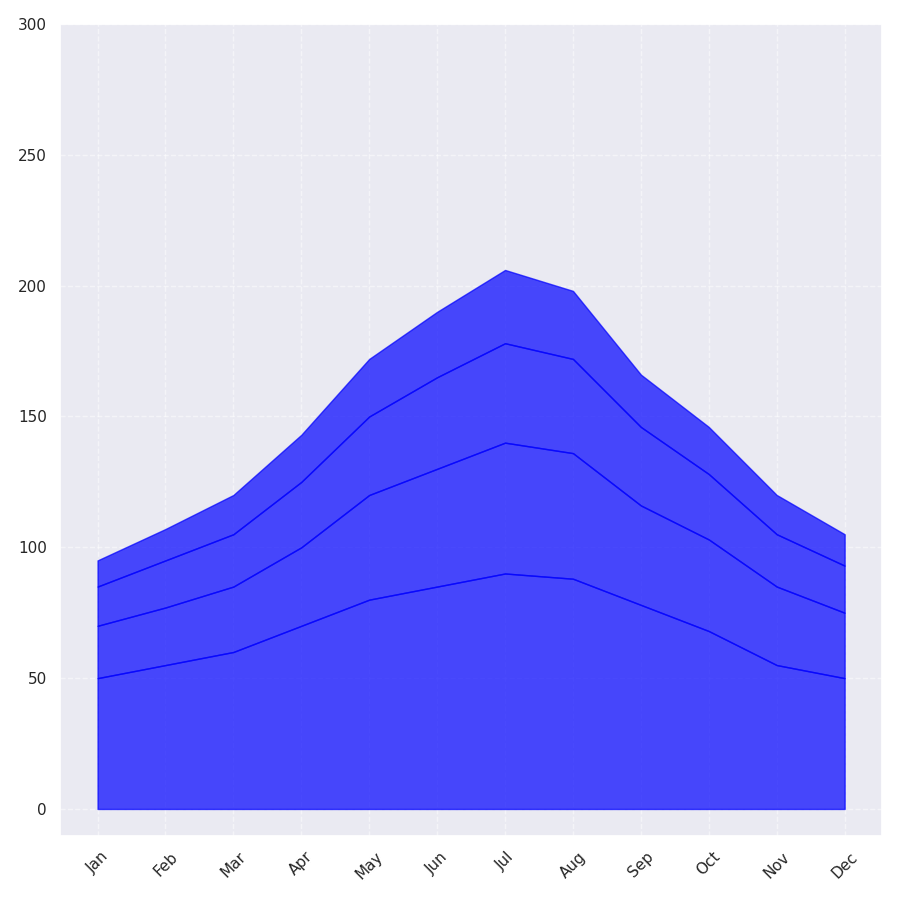

Write Python code to recreate this figure.
import matplotlib.pyplot as plt
import numpy as np

# Define months and solar power generation data for each terrain
months = np.array(["Jan", "Feb", "Mar", "Apr", "May", "Jun", "Jul", "Aug", "Sep", "Oct", "Nov", "Dec"])
desert_generation = np.array([50, 55, 60, 70, 80, 85, 90, 88, 78, 68, 55, 50])
mountains_generation = np.array([20, 22, 25, 30, 40, 45, 50, 48, 38, 35, 30, 25])
urban_generation = np.array([15, 18, 20, 25, 30, 35, 38, 36, 30, 25, 20, 18])
ocean_generation = np.array([10, 12, 15, 18, 22, 25, 28, 26, 20, 18, 15, 12])

# Total generation for stacking
total_generation = desert_generation + mountains_generation + urban_generation + ocean_generation

# Create a figure with one subplot
fig, ax = plt.subplots(figsize=(9, 9))

# Stacked area chart with a single color
ax.fill_between(months, 0, desert_generation, color='blue', alpha=0.7)
ax.fill_between(months, desert_generation, desert_generation + mountains_generation, color='blue', alpha=0.7)
ax.fill_between(months, desert_generation + mountains_generation, desert_generation + mountains_generation + urban_generation, color='blue', alpha=0.7)
ax.fill_between(months, desert_generation + mountains_generation + urban_generation, total_generation, color='blue', alpha=0.7)
ax.grid(True, linestyle='--', alpha=0.5)
ax.set_xticks(months)
ax.tick_params(axis='x', rotation=45)
ax.set_yticks(np.arange(0, 301, 50))

# Display the plot
plt.tight_layout()
plt.show()
